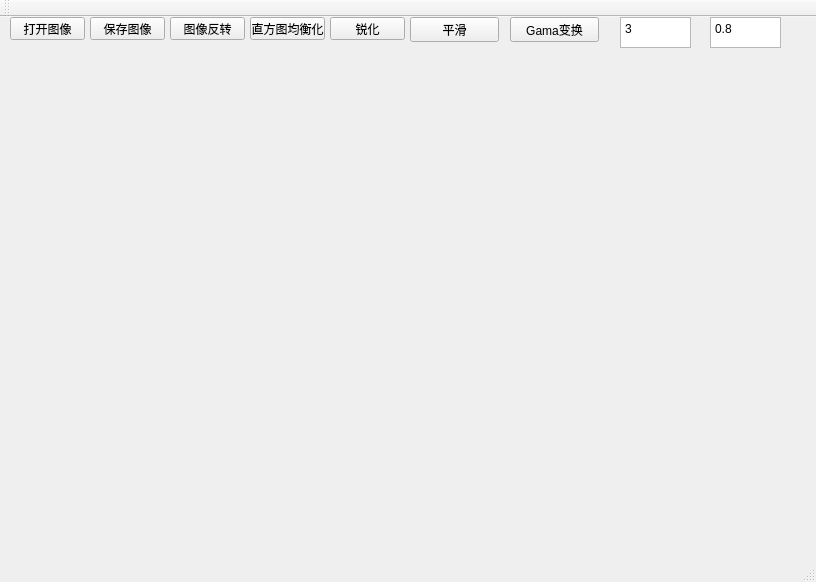
<?xml version="1.0" encoding="UTF-8"?>
<ui version="4.0">
 <class>MainWindow</class>
 <widget class="QMainWindow" name="MainWindow">
  <property name="geometry">
   <rect>
    <x>0</x>
    <y>0</y>
    <width>816</width>
    <height>582</height>
   </rect>
  </property>
  <property name="windowTitle">
   <string>MainWindow</string>
  </property>
  <widget class="QWidget" name="centralWidget">
   <widget class="QPushButton" name="openImageButton">
    <property name="geometry">
     <rect>
      <x>10</x>
      <y>0</y>
      <width>75</width>
      <height>23</height>
     </rect>
    </property>
    <property name="text">
     <string>打开图像</string>
    </property>
   </widget>
   <widget class="QPushButton" name="imageInverseButton">
    <property name="geometry">
     <rect>
      <x>170</x>
      <y>0</y>
      <width>75</width>
      <height>23</height>
     </rect>
    </property>
    <property name="text">
     <string>图像反转</string>
    </property>
   </widget>
   <widget class="QPushButton" name="zhifangtuButton">
    <property name="geometry">
     <rect>
      <x>250</x>
      <y>0</y>
      <width>75</width>
      <height>23</height>
     </rect>
    </property>
    <property name="text">
     <string>直方图均衡化</string>
    </property>
   </widget>
   <widget class="QPushButton" name="laplaceButton">
    <property name="geometry">
     <rect>
      <x>330</x>
      <y>0</y>
      <width>75</width>
      <height>23</height>
     </rect>
    </property>
    <property name="text">
     <string>锐化</string>
    </property>
   </widget>
   <widget class="QPushButton" name="saveImageButton">
    <property name="geometry">
     <rect>
      <x>90</x>
      <y>0</y>
      <width>75</width>
      <height>23</height>
     </rect>
    </property>
    <property name="text">
     <string>保存图像</string>
    </property>
   </widget>
   <widget class="QPushButton" name="blurButton">
    <property name="geometry">
     <rect>
      <x>410</x>
      <y>0</y>
      <width>89</width>
      <height>25</height>
     </rect>
    </property>
    <property name="text">
     <string>平滑</string>
    </property>
   </widget>
   <widget class="QPushButton" name="gamaButton">
    <property name="geometry">
     <rect>
      <x>510</x>
      <y>0</y>
      <width>89</width>
      <height>25</height>
     </rect>
    </property>
    <property name="text">
     <string>Gama变换</string>
    </property>
   </widget>
   <widget class="QPlainTextEdit" name="intEdit">
    <property name="geometry">
     <rect>
      <x>620</x>
      <y>0</y>
      <width>71</width>
      <height>31</height>
     </rect>
    </property>
    <property name="plainText">
     <string>3</string>
    </property>
   </widget>
   <widget class="QPlainTextEdit" name="doubleEdit">
    <property name="geometry">
     <rect>
      <x>710</x>
      <y>0</y>
      <width>71</width>
      <height>31</height>
     </rect>
    </property>
    <property name="plainText">
     <string>0.8</string>
    </property>
   </widget>
  </widget>
  <widget class="QToolBar" name="mainToolBar">
   <attribute name="toolBarArea">
    <enum>TopToolBarArea</enum>
   </attribute>
   <attribute name="toolBarBreak">
    <bool>false</bool>
   </attribute>
  </widget>
  <widget class="QStatusBar" name="statusBar"/>
 </widget>
 <layoutdefault spacing="6" margin="11"/>
 <resources/>
 <connections/>
</ui>
